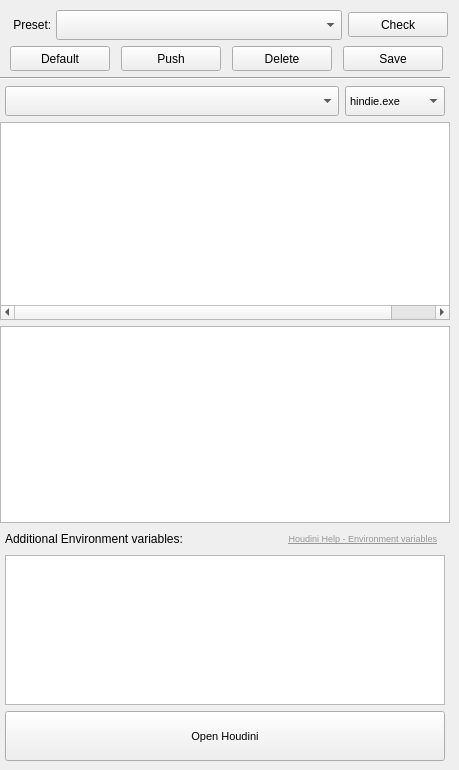
         <widget class="QWidget" name="houdini">
          <attribute name="title">
           <string>Houdini</string>
          </attribute>
          <widget class="QWidget" name="verticalLayoutWidget">
           <property name="geometry">
            <rect>
             <x>0</x>
             <y>10</y>
             <width>450</width>
             <height>751</height>
            </rect>
           </property>
           <layout class="QVBoxLayout" name="verticalLayout">
            <property name="sizeConstraint">
             <enum>QLayout::SetDefaultConstraint</enum>
            </property>
            <item>
             <layout class="QHBoxLayout" name="horizontalLayout">
              <item>
               <spacer name="horizontalSpacer_3">
                <property name="orientation">
                 <enum>Qt::Horizontal</enum>
                </property>
                <property name="sizeType">
                 <enum>QSizePolicy::Fixed</enum>
                </property>
                <property name="sizeHint" stdset="0">
                 <size>
                  <width>10</width>
                  <height>20</height>
                 </size>
                </property>
               </spacer>
              </item>
              <item>
               <widget class="QLabel" name="label_5">
                <property name="maximumSize">
                 <size>
                  <width>40</width>
                  <height>16777215</height>
                 </size>
                </property>
                <property name="text">
                 <string> Preset:</string>
                </property>
               </widget>
              </item>
              <item>
               <widget class="QComboBox" name="comboBox_preset">
                <property name="minimumSize">
                 <size>
                  <width>0</width>
                  <height>30</height>
                 </size>
                </property>
                <property name="maximumSize">
                 <size>
                  <width>325</width>
                  <height>30</height>
                 </size>
                </property>
                <property name="font">
                 <font>
                  <family>Helvetica</family>
                  <pointsize>8</pointsize>
                 </font>
                </property>
                <property name="toolTip">
                 <string>&lt;html&gt;&lt;head/&gt;&lt;body&gt;&lt;p&gt;&lt;span style=&quot; font-size:8pt; font-weight:400;&quot;&gt;Preset&lt;/span&gt;&lt;/p&gt;&lt;/body&gt;&lt;/html&gt;</string>
                </property>
                <property name="styleSheet">
                 <string notr="true"/>
                </property>
                <property name="iconSize">
                 <size>
                  <width>25</width>
                  <height>25</height>
                 </size>
                </property>
                <property name="frame">
                 <bool>true</bool>
                </property>
               </widget>
              </item>
              <item>
               <widget class="QPushButton" name="pushButton_check">
                <property name="minimumSize">
                 <size>
                  <width>100</width>
                  <height>25</height>
                 </size>
                </property>
                <property name="maximumSize">
                 <size>
                  <width>100</width>
                  <height>25</height>
                 </size>
                </property>
                <property name="toolTip">
                 <string>&lt;html&gt;&lt;head/&gt;&lt;body&gt;&lt;p&gt;Check ENV&lt;/p&gt;&lt;/body&gt;&lt;/html&gt;</string>
                </property>
                <property name="styleSheet">
                 <string notr="true"/>
                </property>
                <property name="text">
                 <string>Check</string>
                </property>
               </widget>
              </item>
              <item>
               <spacer name="horizontalSpacer">
                <property name="orientation">
                 <enum>Qt::Horizontal</enum>
                </property>
                <property name="sizeType">
                 <enum>QSizePolicy::Fixed</enum>
                </property>
                <property name="sizeHint" stdset="0">
                 <size>
                  <width>2</width>
                  <height>20</height>
                 </size>
                </property>
               </spacer>
              </item>
             </layout>
            </item>
            <item>
             <layout class="QHBoxLayout" name="horizontalLayout_12">
              <item>
               <spacer name="horizontalSpacer_14">
                <property name="orientation">
                 <enum>Qt::Horizontal</enum>
                </property>
                <property name="sizeType">
                 <enum>QSizePolicy::Fixed</enum>
                </property>
                <property name="sizeHint" stdset="0">
                 <size>
                  <width>5</width>
                  <height>20</height>
                 </size>
                </property>
               </spacer>
              </item>
              <item>
               <widget class="QPushButton" name="pushButton_defaultPreset">
                <property name="minimumSize">
                 <size>
                  <width>15</width>
                  <height>25</height>
                 </size>
                </property>
                <property name="maximumSize">
                 <size>
                  <width>100</width>
                  <height>25</height>
                 </size>
                </property>
                <property name="toolTip">
                 <string extracomment="Set as default">&lt;html&gt;&lt;head/&gt;&lt;body&gt;&lt;p&gt;Set as Default Preset&lt;/p&gt;&lt;/body&gt;&lt;/html&gt;</string>
                </property>
                <property name="styleSheet">
                 <string notr="true"/>
                </property>
                <property name="text">
                 <string>Default</string>
                </property>
               </widget>
              </item>
              <item>
               <widget class="QPushButton" name="pushButton_pushPreset">
                <property name="minimumSize">
                 <size>
                  <width>65</width>
                  <height>25</height>
                 </size>
                </property>
                <property name="maximumSize">
                 <size>
                  <width>100</width>
                  <height>25</height>
                 </size>
                </property>
                <property name="toolTip">
                 <string>&lt;html&gt;&lt;head/&gt;&lt;body&gt;&lt;p&gt;Push Preset&lt;/p&gt;&lt;/body&gt;&lt;/html&gt;</string>
                </property>
                <property name="styleSheet">
                 <string notr="true"/>
                </property>
                <property name="text">
                 <string>Push</string>
                </property>
               </widget>
              </item>
              <item>
               <widget class="QPushButton" name="pushButton_deletePreset">
                <property name="minimumSize">
                 <size>
                  <width>25</width>
                  <height>25</height>
                 </size>
                </property>
                <property name="maximumSize">
                 <size>
                  <width>100</width>
                  <height>25</height>
                 </size>
                </property>
                <property name="toolTip">
                 <string extracomment="Set as default">&lt;html&gt;&lt;head/&gt;&lt;body&gt;&lt;p&gt;Delete Preset&lt;/p&gt;&lt;/body&gt;&lt;/html&gt;</string>
                </property>
                <property name="styleSheet">
                 <string notr="true"/>
                </property>
                <property name="text">
                 <string>Delete</string>
                </property>
               </widget>
              </item>
              <item>
               <widget class="QPushButton" name="pushButton_savePreset">
                <property name="minimumSize">
                 <size>
                  <width>65</width>
                  <height>25</height>
                 </size>
                </property>
                <property name="maximumSize">
                 <size>
                  <width>100</width>
                  <height>25</height>
                 </size>
                </property>
                <property name="toolTip">
                 <string>&lt;html&gt;&lt;head/&gt;&lt;body&gt;&lt;p&gt;Save Preset&lt;/p&gt;&lt;/body&gt;&lt;/html&gt;</string>
                </property>
                <property name="styleSheet">
                 <string notr="true"/>
                </property>
                <property name="text">
                 <string>Save</string>
                </property>
               </widget>
              </item>
              <item>
               <spacer name="horizontalSpacer_16">
                <property name="orientation">
                 <enum>Qt::Horizontal</enum>
                </property>
                <property name="sizeType">
                 <enum>QSizePolicy::Fixed</enum>
                </property>
                <property name="sizeHint" stdset="0">
                 <size>
                  <width>2</width>
                  <height>20</height>
                 </size>
                </property>
               </spacer>
              </item>
             </layout>
            </item>
            <item>
             <widget class="Line" name="line_4">
              <property name="orientation">
               <enum>Qt::Horizontal</enum>
              </property>
             </widget>
            </item>
            <item>
             <layout class="QHBoxLayout" name="horizontalLayout_2">
              <item>
               <spacer name="horizontalSpacer_4">
                <property name="orientation">
                 <enum>Qt::Horizontal</enum>
                </property>
                <property name="sizeType">
                 <enum>QSizePolicy::Fixed</enum>
                </property>
                <property name="sizeHint" stdset="0">
                 <size>
                  <width>5</width>
                  <height>20</height>
                 </size>
                </property>
               </spacer>
              </item>
              <item>
               <widget class="QComboBox" name="comboBox_HOUVersion">
                <property name="minimumSize">
                 <size>
                  <width>0</width>
                  <height>30</height>
                 </size>
                </property>
                <property name="maximumSize">
                 <size>
                  <width>16777215</width>
                  <height>30</height>
                 </size>
                </property>
                <property name="font">
                 <font>
                  <family>Helvetica</family>
                  <pointsize>8</pointsize>
                 </font>
                </property>
                <property name="toolTip">
                 <string>&lt;html&gt;&lt;head/&gt;&lt;body&gt;&lt;p&gt;&lt;span style=&quot; font-size:8pt; font-weight:400;&quot;&gt;Application&lt;/span&gt;&lt;/p&gt;&lt;/body&gt;&lt;/html&gt;</string>
                </property>
                <property name="styleSheet">
                 <string notr="true"/>
                </property>
               </widget>
              </item>
              <item>
               <widget class="QComboBox" name="comboBox_exeVersion">
                <property name="minimumSize">
                 <size>
                  <width>100</width>
                  <height>30</height>
                 </size>
                </property>
                <property name="maximumSize">
                 <size>
                  <width>100</width>
                  <height>30</height>
                 </size>
                </property>
                <property name="font">
                 <font>
                  <family>Helvetica</family>
                  <pointsize>8</pointsize>
                 </font>
                </property>
                <property name="styleSheet">
                 <string notr="true"/>
                </property>
                <item>
                 <property name="text">
                  <string>hindie.exe</string>
                 </property>
                </item>
                <item>
                 <property name="text">
                  <string>houdini.exe</string>
                 </property>
                </item>
                <item>
                 <property name="text">
                  <string>houdinifx.exe</string>
                 </property>
                </item>
                <item>
                 <property name="text">
                  <string>houdinicore.exe</string>
                 </property>
                </item>
                <item>
                 <property name="text">
                  <string>happrentice.exe</string>
                 </property>
                </item>
               </widget>
              </item>
              <item>
               <spacer name="horizontalSpacer_2">
                <property name="orientation">
                 <enum>Qt::Horizontal</enum>
                </property>
                <property name="sizeType">
                 <enum>QSizePolicy::Fixed</enum>
                </property>
                <property name="sizeHint" stdset="0">
                 <size>
                  <width>5</width>
                  <height>20</height>
                 </size>
                </property>
               </spacer>
              </item>
             </layout>
            </item>
            <item>
             <widget class="QTableWidget" name="listWidget_renderer">
              <property name="sizePolicy">
               <sizepolicy hsizetype="Expanding" vsizetype="Expanding">
                <horstretch>0</horstretch>
                <verstretch>0</verstretch>
               </sizepolicy>
              </property>
              <property name="minimumSize">
               <size>
                <width>0</width>
                <height>0</height>
               </size>
              </property>
              <property name="maximumSize">
               <size>
                <width>16777215</width>
                <height>16777215</height>
               </size>
              </property>
              <property name="styleSheet">
               <string notr="true"/>
              </property>
              <property name="alternatingRowColors">
               <bool>true</bool>
              </property>
              <property name="selectionMode">
               <enum>QAbstractItemView::SingleSelection</enum>
              </property>
              <property name="iconSize">
               <size>
                <width>20</width>
                <height>20</height>
               </size>
              </property>
              <property name="verticalScrollMode">
               <enum>QAbstractItemView::ScrollPerPixel</enum>
              </property>
              <property name="horizontalScrollMode">
               <enum>QAbstractItemView::ScrollPerPixel</enum>
              </property>
              <property name="showGrid">
               <bool>true</bool>
              </property>
              <property name="sortingEnabled">
               <bool>false</bool>
              </property>
              <property name="wordWrap">
               <bool>true</bool>
              </property>
              <property name="cornerButtonEnabled">
               <bool>true</bool>
              </property>
              <attribute name="horizontalHeaderVisible">
               <bool>false</bool>
              </attribute>
              <attribute name="horizontalHeaderCascadingSectionResizes">
               <bool>true</bool>
              </attribute>
              <attribute name="horizontalHeaderDefaultSectionSize">
               <number>100</number>
              </attribute>
              <attribute name="horizontalHeaderHighlightSections">
               <bool>true</bool>
              </attribute>
              <attribute name="horizontalHeaderMinimumSectionSize">
               <number>100</number>
              </attribute>
              <attribute name="horizontalHeaderShowSortIndicator" stdset="0">
               <bool>false</bool>
              </attribute>
              <attribute name="horizontalHeaderStretchLastSection">
               <bool>false</bool>
              </attribute>
              <attribute name="verticalHeaderVisible">
               <bool>false</bool>
              </attribute>
              <attribute name="verticalHeaderCascadingSectionResizes">
               <bool>false</bool>
              </attribute>
              <attribute name="verticalHeaderDefaultSectionSize">
               <number>20</number>
              </attribute>
              <attribute name="verticalHeaderHighlightSections">
               <bool>true</bool>
              </attribute>
              <attribute name="verticalHeaderMinimumSectionSize">
               <number>20</number>
              </attribute>
              <column>
               <property name="text">
                <string>Renderer</string>
               </property>
              </column>
              <column>
               <property name="text">
                <string>Version</string>
               </property>
              </column>
              <column>
               <property name="text">
                <string>Plugin Version</string>
               </property>
              </column>
              <column>
               <property name="text">
                <string>Include</string>
               </property>
              </column>
              <column>
               <property name="text">
                <string>Path</string>
               </property>
              </column>
             </widget>
            </item>
            <item>
             <layout class="QHBoxLayout" name="horizontalLayout_4">
              <item>
               <widget class="QTableWidget" name="listWidget_workgroup">
                <property name="styleSheet">
                 <string notr="true"/>
                </property>
                <property name="alternatingRowColors">
                 <bool>true</bool>
                </property>
                <property name="selectionMode">
                 <enum>QAbstractItemView::SingleSelection</enum>
                </property>
                <property name="iconSize">
                 <size>
                  <width>20</width>
                  <height>20</height>
                 </size>
                </property>
                <property name="verticalScrollMode">
                 <enum>QAbstractItemView::ScrollPerPixel</enum>
                </property>
                <property name="horizontalScrollMode">
                 <enum>QAbstractItemView::ScrollPerPixel</enum>
                </property>
                <property name="showGrid">
                 <bool>true</bool>
                </property>
                <property name="sortingEnabled">
                 <bool>false</bool>
                </property>
                <property name="wordWrap">
                 <bool>true</bool>
                </property>
                <property name="cornerButtonEnabled">
                 <bool>true</bool>
                </property>
                <attribute name="horizontalHeaderVisible">
                 <bool>false</bool>
                </attribute>
                <attribute name="horizontalHeaderCascadingSectionResizes">
                 <bool>true</bool>
                </attribute>
                <attribute name="horizontalHeaderDefaultSectionSize">
                 <number>100</number>
                </attribute>
                <attribute name="horizontalHeaderHighlightSections">
                 <bool>true</bool>
                </attribute>
                <attribute name="horizontalHeaderMinimumSectionSize">
                 <number>100</number>
                </attribute>
                <attribute name="horizontalHeaderShowSortIndicator" stdset="0">
                 <bool>false</bool>
                </attribute>
                <attribute name="horizontalHeaderStretchLastSection">
                 <bool>false</bool>
                </attribute>
                <attribute name="verticalHeaderVisible">
                 <bool>false</bool>
                </attribute>
                <attribute name="verticalHeaderCascadingSectionResizes">
                 <bool>false</bool>
                </attribute>
                <attribute name="verticalHeaderDefaultSectionSize">
                 <number>20</number>
                </attribute>
                <attribute name="verticalHeaderMinimumSectionSize">
                 <number>20</number>
                </attribute>
                <column>
                 <property name="text">
                  <string>Workgroup</string>
                 </property>
                </column>
                <column>
                 <property name="text">
                  <string>Include</string>
                 </property>
                </column>
                <column>
                 <property name="text">
                  <string>Path</string>
                 </property>
                </column>
               </widget>
              </item>
             </layout>
            </item>
            <item>
             <layout class="QHBoxLayout" name="horizontalLayout_6">
              <item>
               <spacer name="horizontalSpacer_7">
                <property name="orientation">
                 <enum>Qt::Horizontal</enum>
                </property>
                <property name="sizeType">
                 <enum>QSizePolicy::Fixed</enum>
                </property>
                <property name="sizeHint" stdset="0">
                 <size>
                  <width>5</width>
                  <height>20</height>
                 </size>
                </property>
               </spacer>
              </item>
              <item>
               <widget class="QLabel" name="label_4">
                <property name="text">
                 <string>Additional Environment variables:</string>
                </property>
               </widget>
              </item>
              <item>
               <widget class="QLabel" name="label">
                <property name="text">
                 <string>&lt;html&gt;&lt;head/&gt;&lt;body&gt;&lt;p&gt;&lt;a href=&quot;http://www.sidefx.com/docs/houdini/ref/env.html&quot;&gt;&lt;span style=&quot; font-size:7pt; text-decoration: underline; color:#969696;&quot;&gt;Houdini Help - Environment variables&lt;/span&gt;&lt;/a&gt;&lt;/p&gt;&lt;/body&gt;&lt;/html&gt;</string>
                </property>
                <property name="alignment">
                 <set>Qt::AlignRight|Qt::AlignTrailing|Qt::AlignVCenter</set>
                </property>
                <property name="openExternalLinks">
                 <bool>true</bool>
                </property>
               </widget>
              </item>
              <item>
               <spacer name="horizontalSpacer_8">
                <property name="orientation">
                 <enum>Qt::Horizontal</enum>
                </property>
                <property name="sizeType">
                 <enum>QSizePolicy::Fixed</enum>
                </property>
                <property name="sizeHint" stdset="0">
                 <size>
                  <width>13</width>
                  <height>18</height>
                 </size>
                </property>
               </spacer>
              </item>
             </layout>
            </item>
            <item>
             <layout class="QHBoxLayout" name="horizontalLayout_8">
              <item>
               <spacer name="horizontalSpacer_9">
                <property name="orientation">
                 <enum>Qt::Horizontal</enum>
                </property>
                <property name="sizeType">
                 <enum>QSizePolicy::Fixed</enum>
                </property>
                <property name="sizeHint" stdset="0">
                 <size>
                  <width>5</width>
                  <height>20</height>
                 </size>
                </property>
               </spacer>
              </item>
              <item>
               <widget class="QTextEdit" name="textEdit_addParameters">
                <property name="maximumSize">
                 <size>
                  <width>16777215</width>
                  <height>150</height>
                 </size>
                </property>
                <property name="styleSheet">
                 <string notr="true"/>
                </property>
                <property name="html">
                 <string>&lt;!DOCTYPE HTML PUBLIC &quot;-//W3C//DTD HTML 4.0//EN&quot; &quot;http://www.w3.org/TR/REC-html40/strict.dtd&quot;&gt;
&lt;html&gt;&lt;head&gt;&lt;meta name=&quot;qrichtext&quot; content=&quot;1&quot; /&gt;&lt;style type=&quot;text/css&quot;&gt;
p, li { white-space: pre-wrap; }
&lt;/style&gt;&lt;/head&gt;&lt;body style=&quot; font-family:'Helvetica'; font-size:8pt; font-weight:400; font-style:normal;&quot;&gt;
&lt;p style=&quot;-qt-paragraph-type:empty; margin-top:0px; margin-bottom:0px; margin-left:0px; margin-right:0px; -qt-block-indent:0; text-indent:0px; font-family:'MS Shell Dlg 2';&quot;&gt;&lt;br /&gt;&lt;/p&gt;&lt;/body&gt;&lt;/html&gt;</string>
                </property>
               </widget>
              </item>
              <item>
               <spacer name="horizontalSpacer_15">
                <property name="orientation">
                 <enum>Qt::Horizontal</enum>
                </property>
                <property name="sizeType">
                 <enum>QSizePolicy::Fixed</enum>
                </property>
                <property name="sizeHint" stdset="0">
                 <size>
                  <width>5</width>
                  <height>20</height>
                 </size>
                </property>
               </spacer>
              </item>
             </layout>
            </item>
            <item>
             <layout class="QHBoxLayout" name="horizontalLayout_3">
              <item>
               <spacer name="horizontalSpacer_6">
                <property name="orientation">
                 <enum>Qt::Horizontal</enum>
                </property>
                <property name="sizeType">
                 <enum>QSizePolicy::Fixed</enum>
                </property>
                <property name="sizeHint" stdset="0">
                 <size>
                  <width>5</width>
                  <height>20</height>
                 </size>
                </property>
               </spacer>
              </item>
              <item>
               <widget class="QPushButton" name="pushButton_open">
                <property name="sizePolicy">
                 <sizepolicy hsizetype="Fixed" vsizetype="Fixed">
                  <horstretch>0</horstretch>
                  <verstretch>0</verstretch>
                 </sizepolicy>
                </property>
                <property name="minimumSize">
                 <size>
                  <width>300</width>
                  <height>50</height>
                 </size>
                </property>
                <property name="maximumSize">
                 <size>
                  <width>65555</width>
                  <height>50</height>
                 </size>
                </property>
                <property name="font">
                 <font>
                  <family>Helvetica</family>
                  <pointsize>8</pointsize>
                 </font>
                </property>
                <property name="styleSheet">
                 <string notr="true"/>
                </property>
                <property name="text">
                 <string>Open Houdini</string>
                </property>
               </widget>
              </item>
              <item>
               <spacer name="horizontalSpacer_5">
                <property name="orientation">
                 <enum>Qt::Horizontal</enum>
                </property>
                <property name="sizeType">
                 <enum>QSizePolicy::Fixed</enum>
                </property>
                <property name="sizeHint" stdset="0">
                 <size>
                  <width>5</width>
                  <height>20</height>
                 </size>
                </property>
               </spacer>
              </item>
             </layout>
            </item>
           </layout>
          </widget>
         </widget>
